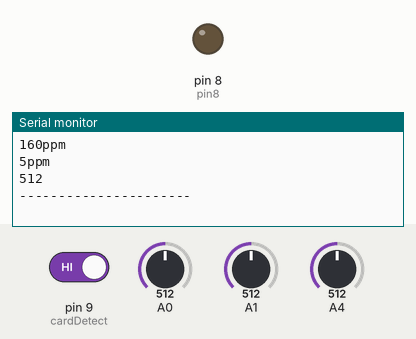
Recording of a sketch running on a simulated Arduino Uno, built with avr-gcc and run on an emulated ATmega328P. On the bench: output pins drawn as LEDs (lit = HIGH), the last lines printed to the serial monitor. The test bench sets the inputs (shaded band); at power-on: pin 9 (cardDetect) HIGH, A0 = 512, A1 = 512, A4 = 512. Storage starts empty.

Above: at 1.3 s.
1.4 s: pin 9 (cardDetect) driven LOW
At 6.4 s:
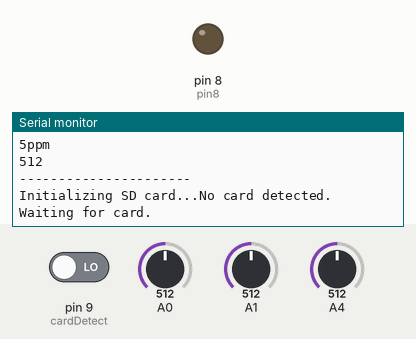
6.7 s: pin 9 (cardDetect) driven HIGH
At 8.2 s:
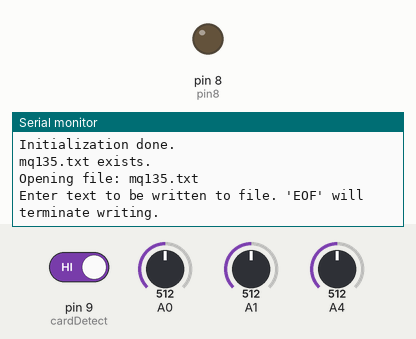

Measured:
- after the input at 1.4 s, the serial monitor: prints a new line after 3.8 s (image 1)
- after the input at 6.7 s, the serial monitor: prints a new line after 0.27 s (image 2)

The sketch:

SEDSMQ135.ino
```cpp
#include <TFT.h>
#include <SPI.h>
#include <SD.h>

int mq135Value;
int mq131Value;
//int mq4Value;
int altiValue;
char file[] = "mq135.txt";
char file2[] = "mq131.txt";
//char file3[] = "mq4.txt";
char file4[] = "alti.txt";
int pin8 = 8;
File mq135File;
File mq131File;
//File mq4File;
File altiFile;
const uint8_t BUFFER_SIZE = 20;
char buff[BUFFER_SIZE+2] = "";  // Added two to allow a 2 char peek for EOF state
uint8_t index = 0;
const uint8_t chipSelect = 8;
const uint8_t cardDetect = 9;
enum states: uint8_t { NORMAL, E, EO };
uint8_t state = NORMAL;
bool alreadyBegan = false;  // SD.begin() misbehaves if not first call

void setup()
{
  Serial.begin(9600);  // sets the serial port to 9600
  while(!Serial);
  pinMode(cardDetect, INPUT);
  pinMode(pin8, OUTPUT);
  initializeCard();
  cleanCard();
}

void loop()
{
  mq135Value = analogRead(0);  // read analog input pin 0
  mq135Value *= .293255132;     //300/1023 (NH3ppm/analogVoltage)
  mq135Value += 10;            //offset mq135 now stores correct value NH3 ppm (Range 10 - 300 ppm)
  mq131Value = analogRead(1);
  mq131Value *= .9775171065;   //1000/1023
  mq131Value += 10;            //offset mq131 now stores correct value Ozone ppb
  mq131Value /= 100;           //Now in ppm (Range 10 - 1000 ppm)

  altiValue = analogRead(4);    //Temporarily removed for testing

  Serial.print(mq135Value, DEC);  // prints the values calculated
  Serial.println("ppm");
  Serial.print(mq131Value, DEC);
  Serial.println("ppm");
  Serial.println(altiValue, DEC);
  Serial.println("----------------------");

  //Make sure the card is still present
  if (!digitalRead(cardDetect))
  {
    initializeCard();
    cleanCard();
  }
  mq135File = SD.open(file, FILE_WRITE); //The 4 lines here create file pointers used to write to the SD card
  mq131File = SD.open(file2, FILE_WRITE);
  altiFile = SD.open(file4, FILE_WRITE); //Temporarily removed for testing
  mq135File.println(mq135Value); //printing to each file pointer and thereby the SD card itself
  mq131File.println(mq131Value);

  altiFile.println(altiValue); //Temporarily removed for testing

  mq135File.close(); //for the love of god close your file pointers
  mq131File.close();

  altiFile.close(); //Temporarily removed for testing

  if (mq135Value > 500) {
    // Activate digital output pin 8 - the LED will light up
    digitalWrite(pin8, HIGH);
  }
  else {
    // Deactivate digital output pin 8 - the LED will not light up
    digitalWrite(pin8, LOW);
  }

  delay(5000);                        // wait 100ms for next reading
}

////////////////////////////////////////////////////////////////////////////////
// Do everything from detecting card through opening the demo file
////////////////////////////////////////////////////////////////////////////////
void initializeCard(void)
{
  Serial.print(F("Initializing SD card..."));

  // Is there even a card?
  if (!digitalRead(cardDetect))
  {
    Serial.println(F("No card detected. Waiting for card."));
    while (!digitalRead(cardDetect));
    delay(250); // 'Debounce insertion'
  }

  // Card seems to exist.  begin() returns failure
  // even if it worked if it's not the first call.
  if (!SD.begin(chipSelect) && !alreadyBegan)  // begin uses half-speed...
  {
    Serial.println(F("Initialization failed!"));
    initializeCard(); // Possible infinite retry loop is as valid as anything
  }
  else
  {
    alreadyBegan = true;
  }
  Serial.println(F("Initialization done."));

  Serial.print(file);
  if (SD.exists(file))
  {
    Serial.println(F(" exists."));
  }
  else
  {
    Serial.println(F(" doesn't exist. Creating."));
  }

  Serial.print("Opening file: ");
  Serial.println(file);

  Serial.println(F("Enter text to be written to file. 'EOF' will terminate writing."));
}

//This function cleans the contents of the card

void cleanCard(void){
  if(SD.exists("mq135.txt")){
    SD.remove("mq135.txt");
  }
  if(SD.exists("mq131.txt")){
    SD.remove("mq131.txt");
  }
  if(SD.exists("mq4.txt")){
    SD.remove("mq4.txt");
  }
}
```
